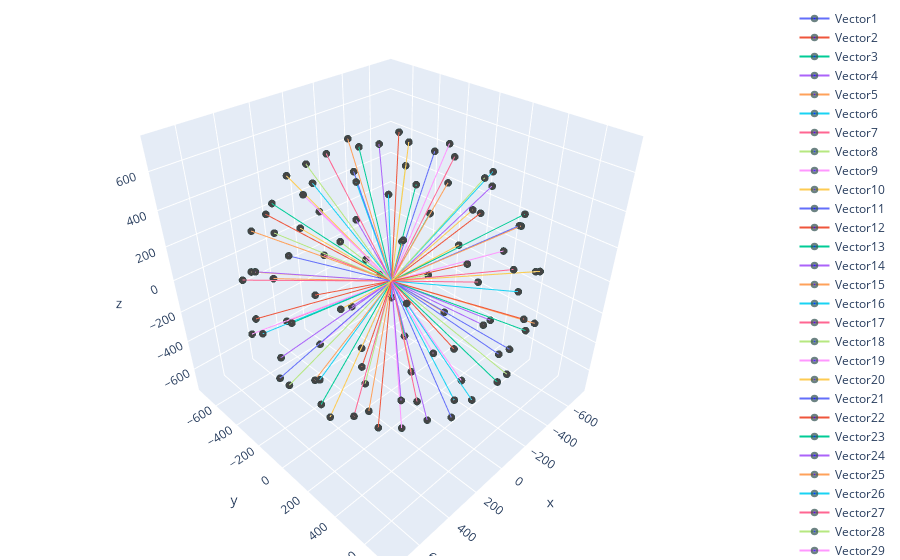

The notebook cell this image was saved under:
### Code cell
D = []
for i in SphereList:
    D.append(i)
for i in Molecule.positions:
    D.append(i)
vector_plot(D)
